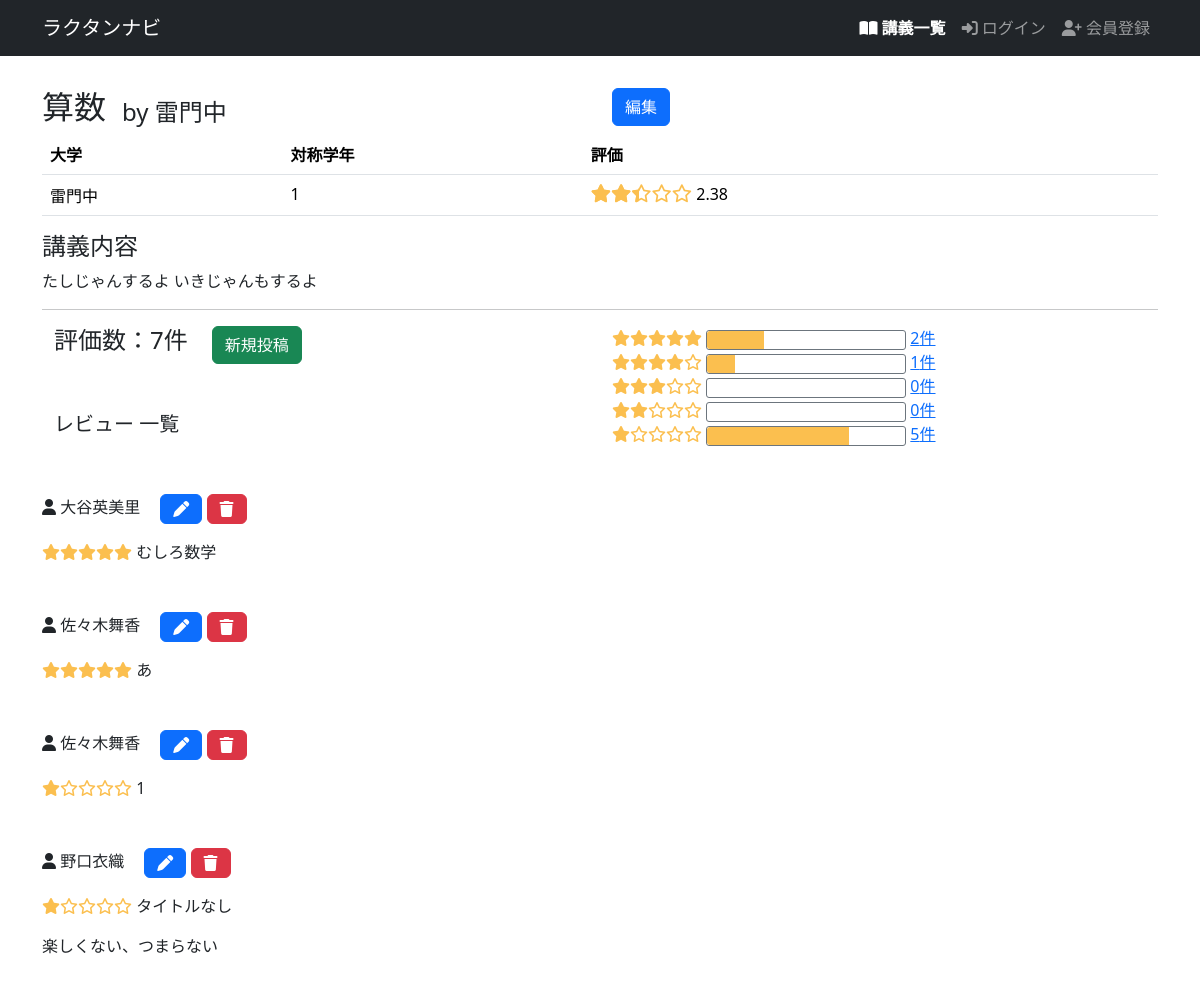
Page /lectures/1/ on the committed database.
### helloworld/models.py (models this page shows, shortened)
class Lecture(models.Model):
    name = models.CharField(max_length=128)
    body = models.TextField(null=True, blank=True)
    university = models.CharField(max_length=128, null=True, blank=True)
    school_year = models.IntegerField(null=True, blank=True)
    average_score = models.FloatField(null=True, blank=True)
    reviews_count = models.IntegerField(default=0, blank=True)

class Review(models.Model):
    title = models.CharField(max_length=128, null=True, blank=True)
    comment = models.TextField(null=True, blank=True)
    score = models.IntegerField(validators=[MinValueValidator(1), MaxValueValidator(5)])
    lecture = models.ForeignKey(Lecture, on_delete=models.CASCADE)
    user = models.ForeignKey(settings.AUTH_USER_MODEL, on_delete=models.CASCADE)

class User(AbstractUser):
    university = models.CharField(max_length=128, null=True, blank=True)
    school_year = models.PositiveIntegerField(null=True, blank=True)
    is_manager = models.BooleanField(default=False)

### helloworld/views.py (the view)
# urls.py: path('lectures/<int:lecture_id>/', views.lecture_show, name='lectures_show'),
def lecture_show(request, lecture_id):
    lecture = get_object_or_404(Lecture, pk=lecture_id)
    q_score = request.GET.get('q_score')
    search_score = int(q_score) if q_score is not None else ""
    if search_score:
        reviews = lecture.review_set.filter(score=search_score)
    else:
        reviews = lecture.review_set.all()
    score1_count = lecture.review_set.filter(score=1).count()
    score2_count = lecture.review_set.filter(score=2).count()
    score3_count = lecture.review_set.filter(score=3).count()
    score4_count = lecture.review_set.filter(score=4).count()
    score5_count = lecture.review_set.filter(score=5).count()
    score_counts = {
        5: score5_count,
        4: score4_count,
        3: score3_count,
        2: score2_count,
        1: score1_count,
    }
    review_range = [5, 4, 3, 2, 1]
    valid_reviews = [review for review in reviews if review.title or review.comment]
    context = {
        'lecture': lecture,
        'reviews': reviews,
        'search_score': search_score,
        'score_counts': score_counts,
        'review_range': review_range,
        'valid_reviews': valid_reviews,
    }
    return render(request, 'snippets/lectures/show.html', context)

### helloworld/templatetags/review_probability.py (called while the page is built)
@register.filter
def review_percent(value, count):
    try:
        return round((float(value) / count) * 100, 2)
    except (ZeroDivisionError, ValueError, TypeError):
        return 0

### helloworld/templatetags/star_filters.py (called while the page is built)
@register.filter
def rating_to_percent(value):
    try:
        return float(value) / 5 * 100
    except (ValueError, TypeError):
        return 0

### helloworld/templates/snippets/lectures/show.html (shortened to what this page needs)
{% extends 'base.html' %}
{% load static %}
{% block main %}
<div class="row">
  <div class="col d-flex align-items-end">
    <h2>{{ lecture.name }}</h2>
    {% if lecture.university %}
    <h4 class="ms-3">by {{ lecture.university }}</h4>
    {% endif %}
  </div>
  <div class="col">
    <a href="{% url 'lectures_edit' lecture.id %}" class="btn btn-primary">編集</a>
  </div>
</div>
<table class="table">
  <thead>
    <tr>
      <th>大学</th>
      <th>対称学年</th>
      <th>評価</th>
    </tr>
  </thead>
  <tbody>
    <tr>
      <td>{{ lecture.university }}</td>
      <td>{{ lecture.school_year }}</td>
      <td>
        {% load star_filters %}
        <div class="star-rating">
          <div class="star-rating-fill" style="width: {{ lecture.average_score|rating_to_percent }}%;"></div>
        </div>
        {{ lecture.average_score }}
      </td>
    </tr>
  </tbody>
</table>
<h4>講義内容</h4>
<p>{{ lecture.body }}</p>
<hr>
<div class="row">
  <div class="col">
    <div class="container">
      <div class="row mb-5">
        <div class="col-auto">
          {% if search_score %}
            <h4>評価数：{{ reviews.count }}件</h4>
          {% else %}
            <h4>評価数：{{ lecture.reviews_count }}件</h4>
          {% endif %}
        </div>
        <div class="col-auto"><a href="{% url 'reviews_new' lecture.id %}" class="btn btn-success">新規投稿</a></div>
      </div>
      <div class="row">
        {% if search_score %}
          <h5>レビューの絞り込み（評価 ：{% include 'lectures/_star.html' with score=search_score %}）</h5>
        {% else %}
          <h5>レビュー 一覧</h5>
        {% endif %}
      </div>
    </div>
  </div>
  <div class="col">
    {% for key, value in score_counts.items %}
      {% include 'lectures/_star.html' with score=key %}
      {% load review_probability %}
      <div class="review-meter">
        <div class="review-meter-fill" style="width: {{ value|review_percent:lecture.reviews_count }}%;"></div>
      </div>
      <a href="?q_score={{ key }}">{{ value }}件</a>
      <br>
    {% endfor %}
  </div>
</div>
{% if valid_reviews %}
{% for review in valid_reviews %}
<div class="mt-5">
  <span class="review-username" data-user-id="{{ review.user.id }}">
    <i class="fa-solid fa-user"></i>
    {{ review.user.username }}
  </span>
    <a href="{% url 'reviews_edit' lecture.id review.id %}" class="btn btn-primary ms-3"><i class="fa-solid fa-pen"></i></a>
    <form action="{% url 'review_delete' lecture.id review.id %}" method="POST" onsubmit="return confirm('本当に削除しますか？');" class="d-inline-block">
      <button type="submit" class="btn btn-danger"><i class="fa-solid fa-trash"></i></button>
    </form>
    <p>
      {% include 'lectures/_star.html' with score=review.score %}
      {{ review.title|default:"タイトルなし" }}
    </p>
    <p>{{ review.comment }}</p>
</div>
{% endfor %}
{% else %}
<p>まだコメントはありません。</p>
{% endif %}
{% endblock %}

### helloworld/templates/snippets/lectures/_star.html
<span class="star">
  {% if score == 1 %}
    <i class="fa-solid   fa-star"></i><i class="fa-regular fa-star"></i><i class="fa-regular fa-star"></i><i class="fa-regular fa-star"></i><i class="fa-regular fa-star"></i>
  {% elif score == 2 %}
    <i class="fa-solid   fa-star"></i><i class="fa-solid   fa-star"></i><i class="fa-regular fa-star"></i><i class="fa-regular fa-star"></i><i class="fa-regular fa-star"></i>
  {% elif score == 3 %}
    <i class="fa-solid   fa-star"></i><i class="fa-solid   fa-star"></i><i class="fa-solid   fa-star"></i><i class="fa-regular fa-star"></i><i class="fa-regular fa-star"></i>
  {% elif score == 4 %}
    <i class="fa-solid   fa-star"></i><i class="fa-solid   fa-star"></i><i class="fa-solid   fa-star"></i><i class="fa-solid   fa-star"></i><i class="fa-regular fa-star"></i>
  {% elif score == 5 %}
    <i class="fa-solid   fa-star"></i><i class="fa-solid   fa-star"></i><i class="fa-solid   fa-star"></i><i class="fa-solid   fa-star"></i><i class="fa-solid   fa-star"></i>
  {% else %}
    <i class="fa-regular fa-star"></i><i class="fa-regular fa-star"></i><i class="fa-regular fa-star"></i><i class="fa-regular fa-star"></i><i class="fa-regular fa-star"></i>
  {% endif %}
</span>

### helloworld/static/snippets/css/style.css (style rules this page uses)
.star { color: #fbbf4f; }
.star-rating { position: relative; display: inline-block; font-size: 18px; }
.star-rating::before { content: '\f005\f005\f005\f005\f005'; font-family: 'Font Awesome 5 Free'; font-weight: 400; color: #fbbf4f; }
.star-rating-fill { position: absolute; top: 0; left: 0; overflow: hidden; white-space: nowrap; color: #fbbf4f; }
.star-rating-fill::before { content: '\f005\f005\f005\f005\f005'; font-family: 'Font Awesome 5 Free'; font-weight: 900; }
.review-meter { width: 200px; height: 20px; border: 1px solid #6c757d; border-radius: 3px; overflow: hidden; display: inline-block; vertical-align: middle; }
.review-meter-fill { height: 100%; background-color: #fbbf4f; border-radius: 3px 0 0 3px; }

### rows in the picture
Lecture: name "算数", university "雷門中", school_year "1", average_score "2.38", body "たしじゃんするよ いきじゃんもするよ", reviews_count "7"
Review: user.username "大谷英美里", title "むしろ数学"
Review: user.username "佐々木舞香", title "あ"
Review: user.username "佐々木舞香", title "1"
Review: user.username "野口衣織", title "タイトルなし", comment "楽しくない、つまらない"

### other values in the picture
{{ value }} "2" "1" "0" "0" "5"
